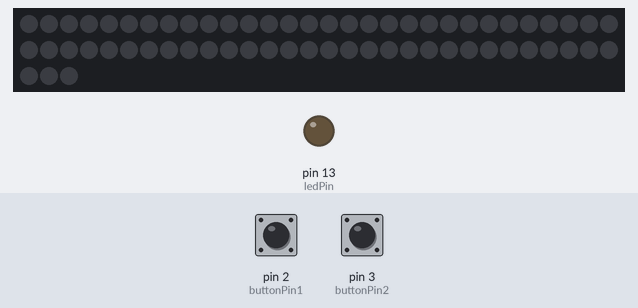
Bench run of a sketch on a simulated Arduino Uno, built with avr-gcc and run on an emulated ATmega328P. Shown: 63 RGB LEDs in strip order, left to right, continuing on the next row, output pins drawn as LEDs (lit = HIGH). The inputs (shaded band) are chosen by the test bench; at power-on: pin 3 (buttonPin2) HIGH, pin 2 (buttonPin1) HIGH. Random numbers use the default seed unless the sketch sets one; what the sketch prints to the serial monitor is not drawn.

Above: at 1.2 s.
1.3 s: pin 3 (buttonPin2) pulled LOW for 0.15 s
2.9 s: pin 2 (buttonPin1) pulled LOW for 0.15 s
At 3.5 s:
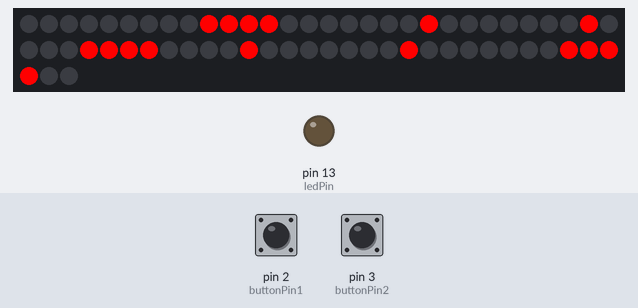
4.5 s: pin 2 (buttonPin1) pulled LOW for 1 s
At 5.2 s:
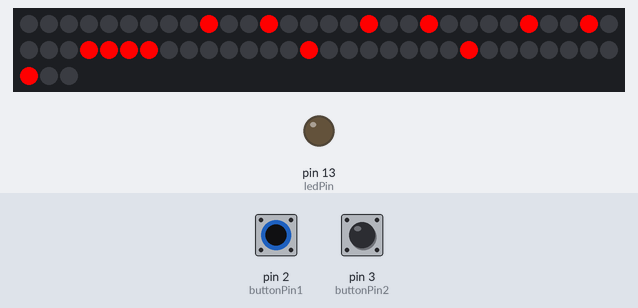
7.0 s: pin 3 (buttonPin2) pulled LOW for 1 s
11.0 s: pin 2 (buttonPin1) driven LOW and pin 3 (buttonPin2) driven LOW
At 12.1 s:
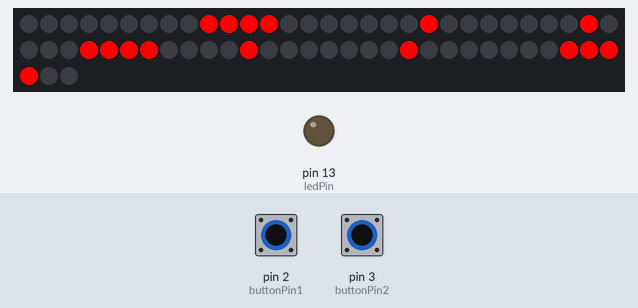
14.0 s: pin 3 (buttonPin2) pulsed HIGH 2 times (0.12 s each, 0.3 s apart)
Timing chart, 0 to 17.0 s (numbered marks = the images above; inputs shaded):
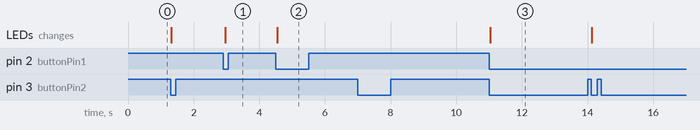

Measured:
- after the input at 2.9 s, the LEDs: change after 0.06 s (image 1)
- after the input at 4.5 s, the LEDs: change at once (image 2)
- after the input at 7.0 s, every drawn part: stays the same
- after the input at 11.0 s, the LEDs: change at once (image 3)

The sketch:

bones.ino
```cpp
#include <Adafruit_GFX.h>
#include <Adafruit_NeoPixel.h>
#include <Adafruit_MPU6050.h>
#include <Adafruit_Sensor.h>
#include <Wire.h>


#define PIN 6  // Пин для управления WS2812B-63
#define NUM_LEDS 63  // Количество светодиодов в матрице

Adafruit_NeoPixel strip = Adafruit_NeoPixel(NUM_LEDS, PIN, NEO_GRB + NEO_KHZ800);;


const uint64_t IMAGES[] = {
  0x0002020202020200,
  0x3c04043c20203c00,
  0x3c20203c20203c00,
  0x2020203c24242400,
  0x3c20203c04043c00,
  0x3c24243c04043c00,
  0x2020202020203c00,
  0x3c24243c24243c00,
  0x3c20203c24243c00,
  0xf29292929292f200,
  0x1212121212121200,
  0xf21212f28282f200,
  0xf28282f28282f200,
  0x828282f292929200,
  0xf28282f21212f200,
  0xf29292f21212f200,
  0x828282828282f200,
  0xf29292f29292f200,
  0xf28282f29292f200,
  0xf79191979494f700
};
const int IMAGES_LEN = sizeof(IMAGES)/8;


//
// MPU6050 defines
//
Adafruit_MPU6050 mpu;
float shakeThreshold = 1; // Порог встряски
float AccelOffsetX = 0;
float AccelOffsetY = 0;
float AccelOffsetZ = 0;
sensors_event_t event;


const int buttonPin1 = 2;  // Первая кнопка подключена к пину 2
const int buttonPin2 = 3;  // Вторая кнопка подключена к пину 3
const int ledPin = 13;  // Встроенный светодиод на плате Arduino

int lastButtonState1 = HIGH;  // Переменная для хранения предыдущего состояния первой кнопки
int lastButtonState2 = HIGH;  // Переменная для хранения предыдущего состояния второй кнопки
int currentButtonState1;  // Переменная для хранения текущего состояния первой кнопки
int currentButtonState2;  // Переменная для хранения текущего состояния второй кнопки

int selectedDice = 0;  // Выбранный кубик (значение от 4 до 20)

void setup() {
  strip.begin();
  strip.show();  // Инициализация светодиодной матрицы
  Serial.begin(9600);
  pinMode(buttonPin1, INPUT_PULLUP);  // Установка пина первой кнопки как вход
  pinMode(buttonPin2, INPUT_PULLUP);  // Установка пина второй кнопки как вход

  // MPU6050 Init
  while (!mpu.begin()) {
    Serial.println("MPU6050 not connected!");
    delay(1000);
  }
  Serial.println("MPU6050 ready!");

  mpu.getAccelerometerSensor()->getEvent(&event);
  AccelOffsetX = event.acceleration.x;
  AccelOffsetY = event.acceleration.y;
  AccelOffsetZ = event.acceleration.z;
  pinMode(ledPin, OUTPUT);  // Установка встроенного светодиода на плате Arduino как выход
  char str[128] = {0};
  sprintf(str, "MPU6050 offsets: x = %.6f; y = %.6f; z = %.6f;", AccelOffsetX, AccelOffsetY, AccelOffsetZ);
  Serial.println(str);

}

void loop() {
  currentButtonState1 = digitalRead(buttonPin1);  // Считывание состояния первой кнопки
  currentButtonState2 = digitalRead(buttonPin2);  // Считывание состояния второй кнопки

  if (currentButtonState1 != lastButtonState1) {
    if (currentButtonState1 == LOW) {
      selectDice();  // Вызов функции для выбора кубика
    }
  }

  if (currentButtonState2 != lastButtonState2 || isShakeDetected()) {
    if (currentButtonState2 == LOW  || isShakeDetected()) {
      confirmSelection();  // Вызов функции для подтверждения выбора
    }
  }

  lastButtonState1 = currentButtonState1;  // Сохранение текущего состояния первой кнопки
  lastButtonState2 = currentButtonState2;  // Сохранение текущего состояния второй кнопки
}

void selectDice() {
  if (selectedDice < 20) {
    selectedDice += 2;  // Увеличение выбранного значения кубика
  } else {
    selectedDice = 4;  // Сброс выбранного значения кубика до начального
  }
  displayDiceValue(selectedDice);  // Отображение значения кубика на светодиодной матрице
}

void confirmSelection() {
  rollDice(selectedDice);  // Вызов функции для эмуляции броска выбранного кубика
  delay(1000);  // Задержка для эмуляции броска и отображения результата
}

void rollDice(int max) {
  int diceValue = random(1, max + 1);  // Генерация случайного значения от 1 до max
  displayDiceValue(diceValue);  // Отображение значения на светодиодной матрице
  return;
}

void displayDiceValue(int data) {
  uint64_t image = IMAGES[data - 1];
  for (int i = 0; i < 8; i++) {
    byte row = (image >> i * 8) & 0xFF;
    for (int j = 0; j < 8; j++) {
      if (bitRead(row, j)) {
        strip.setPixelColor(i*8 + j - 1, strip.Color(255,0,0,0));
      } else {
        strip.setPixelColor(i*8 + j - 1, strip.Color(0,0,0,0));

      }
    }
  }
  strip.show();
}


bool isShakeDetected() {
  mpu.getAccelerometerSensor()->getEvent(&event);
  float x = event.acceleration.x;
  float y = event.acceleration.y;
  float z = event.acceleration.z;

  char str[128] = {0};
  sprintf(str, "MPU6050: x = %.6f; y = %.6f; z = %.6f;", x-AccelOffsetX, y-AccelOffsetY, z-AccelOffsetZ);
  Serial.println(str);

  int totalAcceleration = abs(x-AccelOffsetX) + abs(y-AccelOffsetY) + abs(z-AccelOffsetZ);

  return totalAcceleration > shakeThreshold;
}
```
